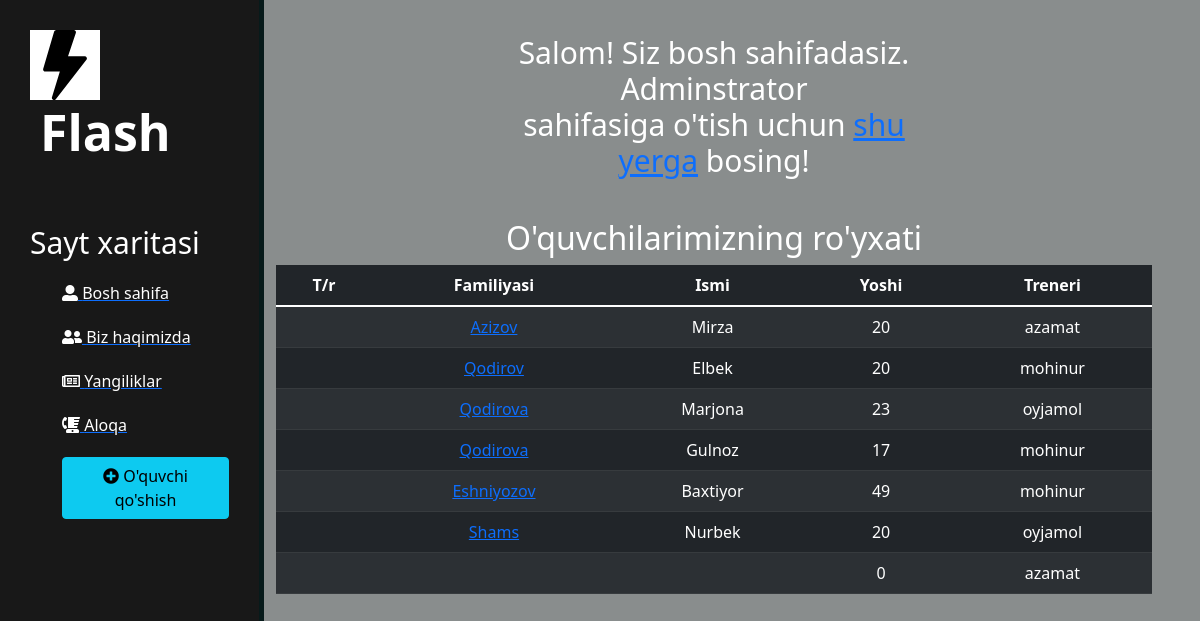
The page / on the database its author committed.
### leads/models.py (models this page shows, shortened)
class Lead(models.Model):
    familiyasi = models.CharField(max_length=20)
    ismi = models.CharField(max_length=20)
    yoshi = models.IntegerField()
    full = models.TextField()
    agent = models.ForeignKey("Agent", on_delete=models.CASCADE)

class Agent(models.Model):
    user = models.OneToOneField(User, on_delete=models.CASCADE)
    def __str__(self):
        return str(self.user)

class User(AbstractUser):
    pass

### leads/views.py (the view)
def index(request):
    leads = models.Lead.objects.all()
    context = {
        "leads" : leads
    }
    return render(request, "index.html", context)

### template/index.html (shortened to what this page needs)
{% extends "layout.html" %}
{% block content %}
<div class="features">
  <div class="container text-center">
    <div>
        <h1>Salom! Siz bosh sahifadasiz. Adminstrator <br> sahifasiga o'tish uchun <a href="/admin">shu yerga</a> bosing!</h1>
    </div>
  </div>
  <h2 class="text-center" style="padding-top: 20px;">O'quvchilarimizning ro'yxati</h2>
  <div class="container">
  <table class="table table-dark table-striped">
    <thead>
      <tr>
        <th scope="col">T/r</th>
        <th scope="col">Familiyasi</th>
        <th scope="col">Ismi</th>
        <th scope="col">Yoshi</th>
        <th scope="col">Treneri</th>
      </tr>
    </thead>
    <tbody>
    {% for lead in leads %}
    <div class="tcont countLines">
      <tr>
        <td></td>
        <td><a href="/leads/{{lead.pk}}/">{{lead.familiyasi}}</a></td>
        <td>{{lead.ismi}}</td>
        <td>{{lead.yoshi}}</td>
        <td>{{lead.agent}}</td>
      </tr>
    </div>
    {% endfor %}
    </tbody>
  </table>
  </div>
</div>
{% endblock %}

### template/layout.html (shortened to what this page needs)
{% load static %}
<!DOCTYPE html>
<html lang="en">
<head>
    <link rel="stylesheet" href="https://use.fontawesome.com/releases/v5.8.2/css/all.css">
    <link rel="stylesheet" href="https://cdn.jsdelivr.net/npm/bootstrap@5.1.3/dist/css/bootstrap.min.css">
    <link rel="stylesheet" href="{% static 'css/style.css' %}">
</head>
<body>
  <aside>
    <img src="{% static 'img/lightning-fill.svg' %}" alt="logo">
    <span class="logo">Flash</span>
    <h3>Sayt xaritasi</h3>
    <ul>
        <a href="/"><li><i class="fas fa-user-alt"></i> Bosh sahifa</li></a>
        <a href="/about"><li><i class="fas fa-user-friends"></i> Biz haqimizda</li></a>
        <a href="/news"><li><i class="far fa-newspaper"></i> Yangiliklar</li></a>
        <a href="/contacts"><li><i class="fas fa-blender-phone"></i> Aloqa</li></a>
        <a href="/create"><li><button class="btn btn-info"><i class="fas fa-plus-circle"></i> O'quvchi qo'shish</li></a>
    </ul>
  </aside>
  <main>
    {% block content %}
    {% endblock %}
  </main>
</body>
</html>

### static/css/style.css (style rules this page uses)
body { background: rgb(137, 141, 141); }
aside { float: left; background: #181818; width: 22%; padding: 2.5%; height: 100vh; color: #fff; border-right: 5px solid #071a1a; }
aside img { width: 70px; float: left; background-color: #fff; }
aside .logo { font-size: 50px; margin-left: 10px; font-weight: bold; position: relative; bottom: 5px; }
aside h3 { margin-top: 50px; font-size: 30px; }
aside ul { list-style: none; }
aside ul li { color: #ffff; display: block; margin-top: 20px; transition: all .2s; }
main .features { float: left; color: #fff; margin-top: 15px; text-align: center; width: 75%; }
main .features h1 { font-size: 30px; max-width: 450px; margin: 20px auto; }

### rows shown on the page
Lead: familiyasi "Azizov", ismi "Mirza", yoshi "20", agent "azamat"
Lead: familiyasi "Qodirov", ismi "Elbek", yoshi "20", agent "mohinur"
Lead: familiyasi "Qodirova", ismi "Marjona", yoshi "23", agent "oyjamol"
Lead: familiyasi "Qodirova", ismi "Gulnoz", yoshi "17", agent "mohinur"
Lead: familiyasi "Eshniyozov", ismi "Baxtiyor", yoshi "49", agent "mohinur"
Lead: familiyasi "Shams", ismi "Nurbek", yoshi "20", agent "oyjamol"
Lead: yoshi "0", agent "azamat"
